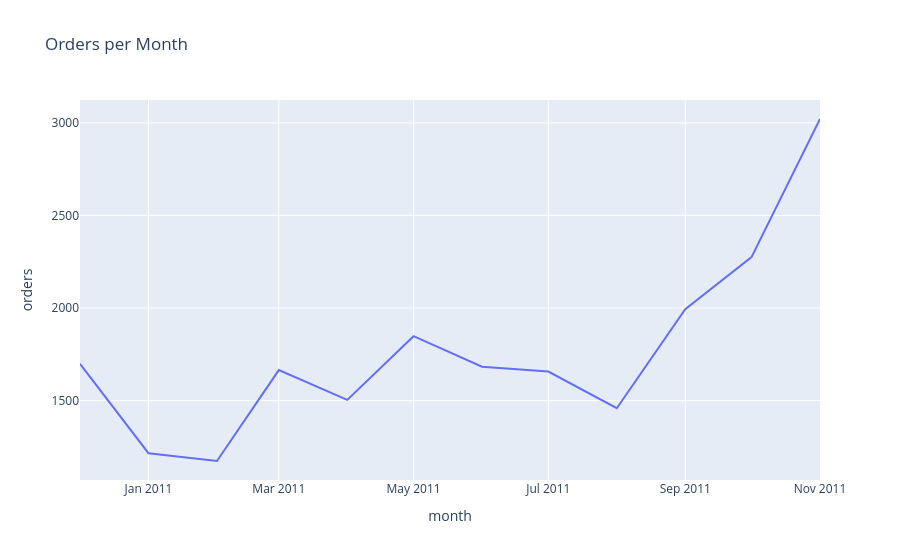

The cell this chart's notebook holds for it:
### Code cell
# Graf över order per månad
fig_order_month = px.line(df_order_month, x='month', y='orders', title='Orders per Month')
fig_order_month.write_html("../../Analysis/HTML/rev_monthly_orders.html",
    include_plotlyjs='cdn')
fig_order_month.show()

### Figure 1 — Plotly figure (JSON) as saved in the notebook; plotly's stock layout.template omitted (floating-point values rounded to 4 significant figures)
{"data": [{"hovertemplate": "month=%{x}<br>orders=%{y}<extra></extra>", "legendgroup": "", "line": {"color": "#636efa", "dash": "solid"}, "marker": {"symbol": "circle"}, "mode": "lines", "name": "", "orientation": "v", "showlegend": false, "type": "scatter", "x": ["2010-12-01T00:00:00.000000", "2011-01-01T00:00:00.000000", "2011-02-01T00:00:00.000000", "2011-03-01T00:00:00.000000", "2011-04-01T00:00:00.000000", "2011-05-01T00:00:00.000000", "2011-06-01T00:00:00.000000", "2011-07-01T00:00:00.000000", "2011-08-01T00:00:00.000000", "2011-09-01T00:00:00.000000", "2011-10-01T00:00:00.000000", "2011-11-01T00:00:00.000000"], "xaxis": "x", "y": [1699, 1216, 1174, 1665, 1504, 1848, 1683, 1657, 1459, 1994, 2275, 3021], "yaxis": "y"}], "layout": {"legend": {"tracegroupgap": 0}, "title": {"text": "Orders per Month"}, "xaxis": {"anchor": "y", "domain": [0, 1], "title": {"text": "month"}}, "yaxis": {"anchor": "x", "domain": [0, 1], "title": {"text": "orders"}}}}
